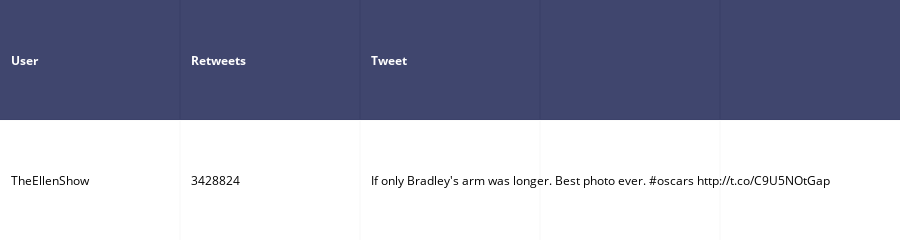

Source (notebook cell):
### Markdown cell above
## 1. Which tweet has been retweeted the most, and who posted it?

### Code cell
result = session.run("MATCH (t:Tweet) "
                    "WITH t, t.retweet_count AS Retweets "
                    "ORDER BY Retweets DESC "
                    "LIMIT 1 "
                    "MATCH (u:User)-[:POSTS]->(t) "
                    "RETURN u.screen_name AS User,t.text AS Tweet,Retweets")

data_matrix = [['User', 'Retweets', 'Tweet', '', '']]

for record in result:
    data_matrix.append([record['User'], record['Retweets'], record['Tweet'], '', ''])

    
table = ff.create_table(data_matrix)
plotly.offline.iplot(table)

### Figure 1 — Plotly figure (JSON) as saved in the notebook; plotly's stock layout.template omitted (floating-point values rounded to 4 significant figures)
{"data": [{"colorscale": [[0, "#00083e"], [0.5, "#ededee"], [1, "#ffffff"]], "hoverinfo": "none", "opacity": 0.75, "showscale": false, "type": "heatmap", "z": [[0, 0, 0, 0, 0], [0.5, 0.5, 0.5, 0.5, 0.5]]}], "layout": {"annotations": [{"align": "left", "font": {"color": "#ffffff"}, "showarrow": false, "text": "<b>User</b>", "x": -0.45, "xanchor": "left", "xref": "x1", "y": 0, "yref": "y1"}, {"align": "left", "font": {"color": "#ffffff"}, "showarrow": false, "text": "<b>Retweets</b>", "x": 0.55, "xanchor": "left", "xref": "x1", "y": 0, "yref": "y1"}, {"align": "left", "font": {"color": "#ffffff"}, "showarrow": false, "text": "<b>Tweet</b>", "x": 1.55, "xanchor": "left", "xref": "x1", "y": 0, "yref": "y1"}, {"align": "left", "font": {"color": "#ffffff"}, "showarrow": false, "text": "<b></b>", "x": 2.55, "xanchor": "left", "xref": "x1", "y": 0, "yref": "y1"}, {"align": "left", "font": {"color": "#ffffff"}, "showarrow": false, "text": "<b></b>", "x": 3.55, "xanchor": "left", "xref": "x1", "y": 0, "yref": "y1"}, {"align": "left", "font": {"color": "#000000"}, "showarrow": false, "text": "TheEllenShow", "x": -0.45, "xanchor": "left", "xref": "x1", "y": 1, "yref": "y1"}, {"align": "left", "font": {"color": "#000000"}, "showarrow": false, "text": "3428824", "x": 0.55, "xanchor": "left", "xref": "x1", "y": 1, "yref": "y1"}, {"align": "left", "font": {"color": "#000000"}, "showarrow": false, "text": "If only Bradley's arm was longer. Best photo ever. #oscars http://t.co/C9U5NOtGap", "x": 1.55, "xanchor": "left", "xref": "x1", "y": 1, "yref": "y1"}, {"align": "left", "font": {"color": "#000000"}, "showarrow": false, "text": "", "x": 2.55, "xanchor": "left", "xref": "x1", "y": 1, "yref": "y1"}, {"align": "left", "font": {"color": "#000000"}, "showarrow": false, "text": "", "x": 3.55, "xanchor": "left", "xref": "x1", "y": 1, "yref": "y1"}], "height": 110, "margin": {"b": 0, "l": 0, "r": 0, "t": 0}, "xaxis": {"dtick": 1, "gridwidth": 2, "showticklabels": false, "tick0": -0.5, "ticks": "", "zeroline": false}, "yaxis": {"autorange": "reversed", "dtick": 1, "gridwidth": 2, "showticklabels": false, "tick0": 0.5, "ticks": "", "zeroline": false}}}
